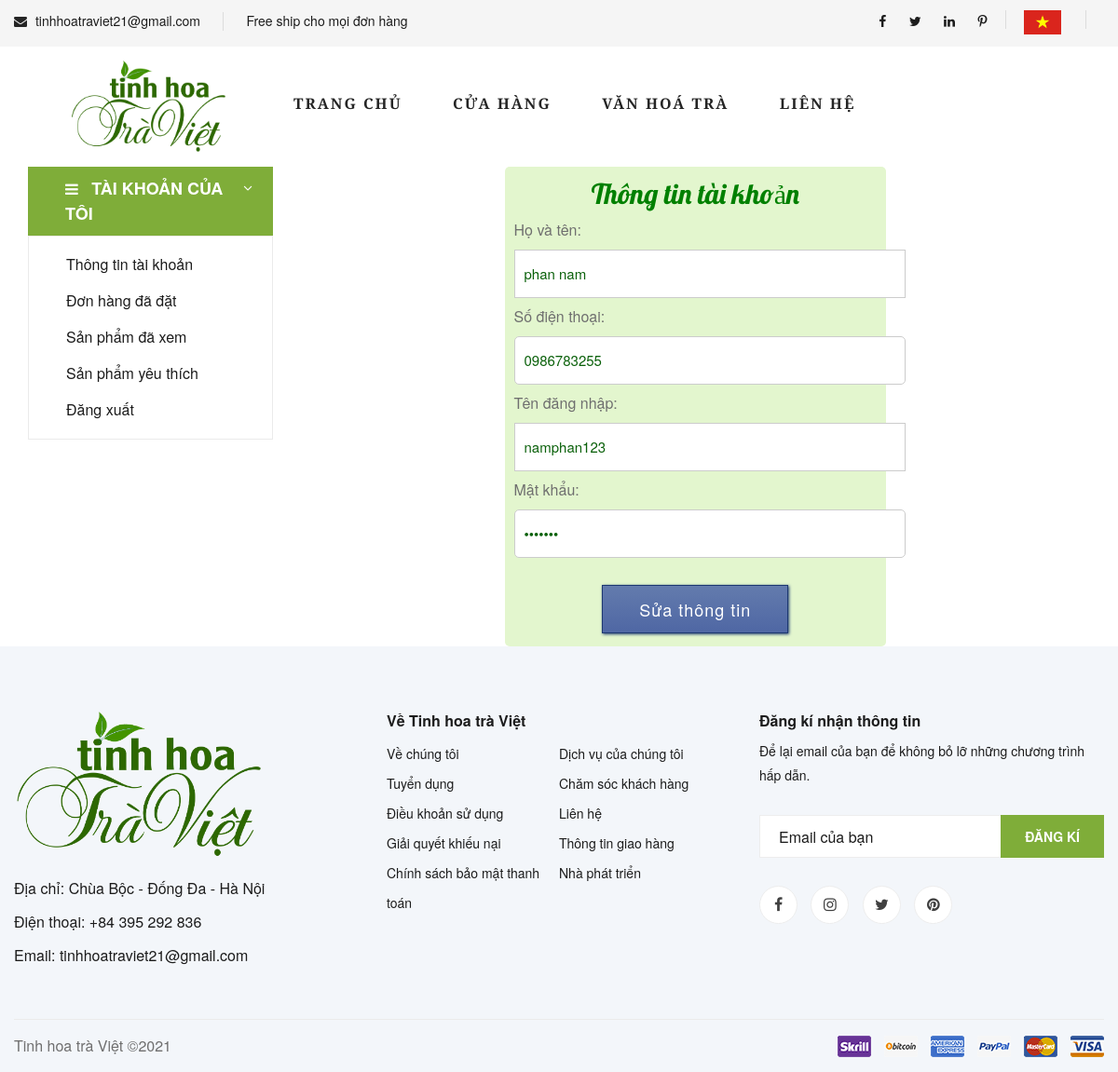
Screenshot of /tai_khoan_cua_toi.php (signed in) with the database file from the repository.
### tables this page shows
CREATE TABLE `tbl_nguoi_dung` (
  `ma_nguoi_dung` int(15) NOT NULL,
  `ten_nguoi_dung` varchar(50) NOT NULL,
  `ten_dang_nhap` varchar(30) NOT NULL,
  `mat_khau` varchar(30) NOT NULL,
  `so_dien_thoai` varchar(10) NOT NULL,
  `lan_dang_nhap_cuoi` timestamp NULL DEFAULT current_timestamp()
);

### tai_khoan_cua_toi.php (the view, shortened to what this page needs)
<?php
session_start();include './config.php';?>
<!DOCTYPE html>
<html lang="zxx">
<head>
    <link rel="stylesheet" href="css/bootstrap.min.css" type="text/css">
    <link rel="stylesheet" href="css/font-awesome.min.css" type="text/css">
    <link rel="stylesheet" href="css/elegant-icons.css" type="text/css">
    <link rel="stylesheet" href="css/nice-select.css" type="text/css">
    <link rel="stylesheet" href="css/jquery-ui.min.css" type="text/css">
    <link rel="stylesheet" href="css/owl.carousel.min.css" type="text/css">
    <link rel="stylesheet" href="css/slicknav.min.css" type="text/css">
    <link rel="stylesheet" href="css/style.css" type="text/css">
    <link rel="stylesheet" href="css/admin_style.css" type="text/css">
</head>
<body>
    <header class="header">
        <div class="header__top">
            <div class="container">
                <div class="row">
                    <div class="col-lg-6 col-md-6">
                        <div class="header__top__left">
                            <ul>
                                <li><i class="fa fa-envelope"></i> tinhhoatraviet21@gmail.com</li>
                                <li>Free ship cho mọi đơn hàng</li>
                            </ul>
                        </div>
                    </div>
                    <div class="col-lg-6 col-md-6">
                        <div class="header__top__right">
                            <div class="header__top__right__social">
                                <a href="#"><i class="fa fa-facebook"></i></a>
                                <a href="#"><i class="fa fa-twitter"></i></a>
                                <a href="#"><i class="fa fa-linkedin"></i></a>
                                <a href="#"><i class="fa fa-pinterest-p"></i></a>
                            </div>
                            <div class="header__top__right__language">
                                <img src="img/VietNam.png" alt="" style="width: 40px">
                            </div>
                        </div>
                    </div>
                </div>
            </div>
        </div>
        <div class="container">
            <div class="row">
                <div class="col-lg-3">
                    <div class="header__logo">
                        <a href="./index.php"><img src="img/logo.png" alt=""></a>
                    </div>
                </div>
                <div class="col-lg-6">
                    <nav class="header__menu">
                        <ul>
                            <li><a href="./index.php">Trang chủ</a></li>
                            <li><a href="./shop-grid.php">Cửa hàng</a></li>
                            <li><a href="./blog.php">Văn hoá trà</a></li>
                            <li><a href="./contact.php">Liên hệ</a></li>
                        </ul>
                    </nav>
                </div>
                <div class="col-lg-3">
                    <div class="header__cart">
                    </div>
                </div>
            </div>
        </div>
    </header>
    <div class="container" style="display: flex; font-family: 'Lora', serif;">
        <div class="col-lg-3" style="width: 40%">
            <div class="hero__categories">
                <div class="hero__categories__all">
                    <i class="fa fa-bars"></i>
                    <span>TÀI KHOẢN CỦA TÔI</span>
                </div>
                <ul>
                    <li><a href="./tai_khoan_cua_toi.php">Thông tin tài khoản</a></li>
                    <li><a href="./don_hang_da_dat.php">Đơn hàng đã đặt</a></li>
                    <li><a href="./san_pham_da_xem.php">Sản phẩm đã xem</a></li>
                    <li><a href="./san_pham_yeu_thich.php">Sản phẩm yêu thích</a></li>
                    <li><a href="./dang_xuat.php">Đăng xuất</a></li>
                </ul>
            </div>
        </div>
        <div class="loginbox radius" style="width: 35%; margin-top: 0px;">
          <h2 style="color: green; text-align:center;">Thông tin tài khoản</h2>
            <div class="loginform">
            <?php
            $sdt = $_SESSION['sdt'];
            $sql="SELECT * FROM tbl_nguoi_dung WHERE so_dien_thoai = '".$sdt."'";
            $nguoi_dung = mysqli_query($con,$sql);
            while($row=mysqli_fetch_array($nguoi_dung))
            {
            ;?>
                <form id="login" action="./sua_thong_tin.php" method="post">
                    <p style="text-align: left;">Họ và tên:
                      <input type="text" class="firstname" name="txtname" style="width: 420px;" placeholder="Họ và tên" value="<?php echo $row["ten_nguoi_dung"] ?>" class="radius mini" />
                    </p>
                    <p style="text-align: left;">Số điện thoại:
                      <input type="text" id="email" name="txtSDT" placeholder="Số điện thoại" value="<?php echo $row["so_dien_thoai"] ?>" class="radius" />
                    </p>
                    <p style="text-align: left;">Tên đăng nhập:
                      <input type="text" class ="firstname" name="txttendn" style="width: 420px;" placeholder="Tên đăng nhập" value="<?php echo $row["ten_dang_nhap"] ?>" class="radius mini" />
                    </p>
                    <p style="text-align: left;">Mật khẩu:
                      <input type="password" id="re_password" name="re_password" placeholder="Mật khẩu" value= "<?php echo $row["mat_khau"] ?> " class="radius">
                    </p>
                    <br>
                    <button type="submit"  style="width: 200px;">Sửa thông tin</button>
                </form>
            <?php }; ?>
            </div>
        </div>
    </div>
    <footer class="footer spad">
        <div class="container">
            <div class="row">
                <div class="col-lg-3 col-md-6 col-sm-6">
                    <div class="footer__about">
                        <div class="footer__about__logo">
                            <a href="./index.php"><img src="img/logo.png" alt=""></a>
                        </div>
                        <ul>
                            <li>Địa chỉ: Chùa Bộc - Đống Đa - Hà Nội</li>
                            <li>Điện thoại: +84 395 292 836</li>
                            <li>Email: tinhhoatraviet21@gmail.com</li>
                        </ul>
                    </div>
                </div>
                <div class="col-lg-4 col-md-6 col-sm-6 offset-lg-1">
                    <div class="footer__widget">
                        <h6>Về Tinh hoa trà Việt</h6>
                        <ul>
                            <li><a href="#">Về chúng tôi</a></li>
                            <li><a href="#">Tuyển dụng</a></li>
                            <li><a href="#">Điều khoản sử dụng</a></li>
                            <li><a href="#">Giải quyết khiếu nại</a></li>
                            <li><a href="#">Chính sách bảo mật thanh toán</a></li>
                        </ul>
                        <ul>
                            <li><a href="#">Dịch vụ của chúng tôi</a></li>
                            <li><a href="#">Chăm sóc khách hàng</a></li>
                            <li><a href="#">Liên hệ</a></li>
                            <li><a href="#">Thông tin giao hàng</a></li>
                            <li><a href="#">Nhà phát triển</a></li>
                        </ul>
                    </div>
                </div>
                <div class="col-lg-4 col-md-12">
                    <div class="footer__widget">
                        <h6>Đăng kí nhận thông tin</h6>
                        <p>Để lại email của bạn để không bỏ lỡ những chương trình hấp dẫn.</p>
                        <form action="#">
                            <input type="text" placeholder="Email của bạn">
                            <button type="submit" class="site-btn">Đăng kí</button>
                        </form>
                        <div class="footer__widget__social">
                            <a href="#"><i class="fa fa-facebook"></i></a>
                            <a href="#"><i class="fa fa-instagram"></i></a>
                            <a href="#"><i class="fa fa-twitter"></i></a>
                            <a href="#"><i class="fa fa-pinterest"></i></a>
                        </div>
                    </div>
                </div>
            </div>
            <div class="row">
                <div class="col-lg-12">
                    <div class="footer__copyright">
                        <div class="footer__copyright__text"><p>
  Tinh hoa trà Việt &copy;<script>document.write(new Date().getFullYear());</script>
  </p></div>
                        <div class="footer__copyright__payment"><img src="img/payment-item.png" alt=""></div>
                    </div>
                </div>
            </div>
        </div>
    </footer>
</body>
</html>

### css/admin_style.css (style rules this page uses)
html, body, div, span, h1, h2, h3, h4, h5, h6, p, blockquote, pre, a, b, u, i, center, dl, dt, dd, ol, ul, li, fieldset, form, label, legend { background: transparent; border: 0; margin: 0; padding: 0; vertical-align: baseline; font-family:'Helvetica Neue', Helvetica, Arial, sans-serif; }
h2 { font-size: 30px; line-height:38px; font-weight:normal; font-family: 'Lobster', cursive; }
.loginbox { background: #E3F6CE; padding: 10px; width: 490px; margin: 4% auto 0 auto; position: relative; }
.loginform { margin: 4px auto; text-align:center; }
.loginbox p { margin: 7px 0 5px 0; }
.loginbox input { padding: 12px 10px; color: #0B610B; margin-top: 8px; font-size: 15px; border: 1px solid #ccc; width: 420px; outline: none; }
.loginbox button { background: #21610B; background-image:-webkit-linear-gradient(top, #637BAD, #4F67A4); padding: 10px 20px; font-size: 18px; border: 1px solid #1D3871; letter-spacing: 1px; color: #fff; width: 440px; line-height:30px; -moz-box-shadow: 1px 1px 3px #1D3871; -webkit-box-shadow: 1px 1px 3px #1D3871; box-shadow: 1px 1px 3px #1D3871; cursor: pointer; }
.radius { -moz-border-radius: 5px; -webkit-border-radius: 5px; border-radius: 5px; color: #E1F5A9; }

### rows the page displays
tbl_nguoi_dung: txtname "phan nam", txtSDT "0986783255", txttendn "namphan123"
